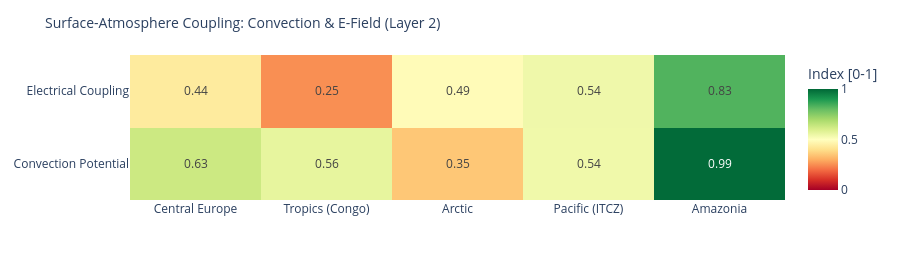

Notebook cell for this chart:
### Code cell
# ============================================================
# SURFACE-ATMOSPHERE COUPLING – Heatmap
# Shows which points have which coupling strength
# ============================================================

if not df_surf.empty:
    def elec_coupling(row):
        """Electrical coupling potential [0,1]: surface-atm. E-field exchange."""
        rh  = (row.get('rh')       or 50) / 100
        sm  = (row.get('soil_moist') or 0.1) * 5   # skaliert
        pre = min(1.0, (row.get('precip_day') or 0) / 20)
        # High humidity + rain → high conductivity → strong E-field coupling
        return round(min(1.0, rh * 0.4 + sm * 0.35 + pre * 0.25), 3)

    df_surf['elec_coupling'] = df_surf.apply(lambda r: elec_coupling(r.to_dict()), axis=1)

    metrics = ['conv_potential', 'elec_coupling']
    labels  = ['Convection\nPotential', 'Electrical\nCoupling']
    z_data  = [df_surf[m].tolist() for m in metrics]

    fig = go.Figure(go.Heatmap(
        z=z_data,
        x=df_surf['point'].tolist(),
        y=labels,
        colorscale='RdYlGn',
        zmin=0, zmax=1,
        text=[[f'{v:.2f}' for v in row] for row in z_data],
        texttemplate='%{text}',
        textfont=dict(size=12),
        colorbar=dict(title='Index [0-1]')
    ))
    fig.update_layout(
        title=dict(text='Surface-Atmosphere Coupling: Convection & E-Field (Layer 2)', font=dict(size=14)),
        height=280, plot_bgcolor='rgba(0,0,0,0)', paper_bgcolor='rgba(0,0,0,0)',
        margin=dict(l=130, r=80, t=55, b=80)
    )
    fig.show()

### Figure 1 — Plotly figure (JSON) as saved in the notebook; plotly's stock layout.template omitted (floating-point values rounded to 4 significant figures)
{"data": [{"colorbar": {"title": {"text": "Index [0-1]"}}, "colorscale": [[0.0, "rgb(165,0,38)"], [0.1, "rgb(215,48,39)"], [0.2, "rgb(244,109,67)"], [0.3, "rgb(253,174,97)"], [0.4, "rgb(254,224,139)"], [0.5, "rgb(255,255,191)"], [0.6, "rgb(217,239,139)"], [0.7, "rgb(166,217,106)"], [0.8, "rgb(102,189,99)"], [0.9, "rgb(26,152,80)"], [1.0, "rgb(0,104,55)"]], "text": [["0.63", "0.56", "0.35", "0.54", "0.99"], ["0.44", "0.25", "0.49", "0.54", "0.83"]], "textfont": {"size": 12}, "texttemplate": "%{text}", "type": "heatmap", "x": ["Central Europe", "Tropics (Congo)", "Arctic", "Pacific (ITCZ)", "Amazonia"], "y": ["Convection\nPotential", "Electrical\nCoupling"], "z": [[0.626, 0.563, 0.35, 0.54, 0.994], [0.436, 0.253, 0.486, 0.541, 0.827]], "zmax": 1, "zmin": 0}], "layout": {"height": 280, "margin": {"b": 80, "l": 130, "r": 80, "t": 55}, "paper_bgcolor": "rgba(0,0,0,0)", "plot_bgcolor": "rgba(0,0,0,0)", "title": {"font": {"size": 14}, "text": "Surface-Atmosphere Coupling: Convection & E-Field (Layer 2)"}}}
